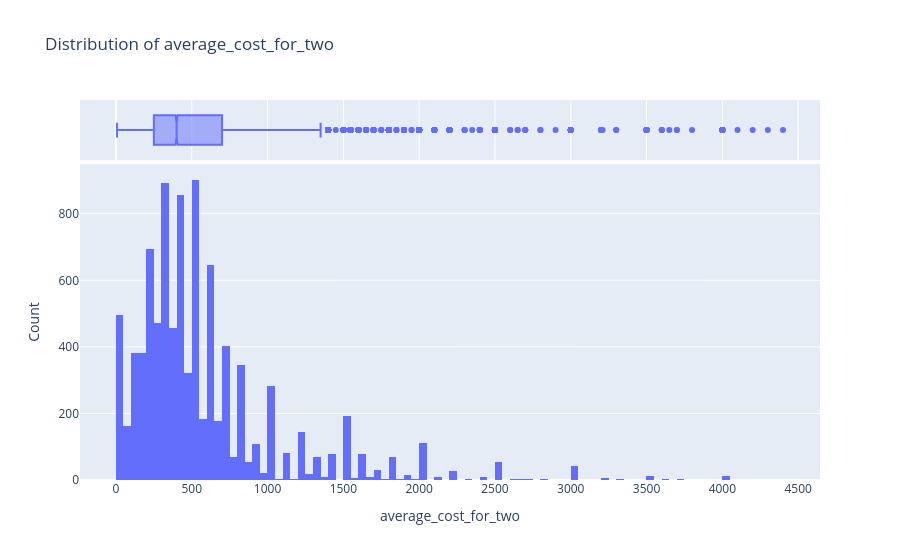
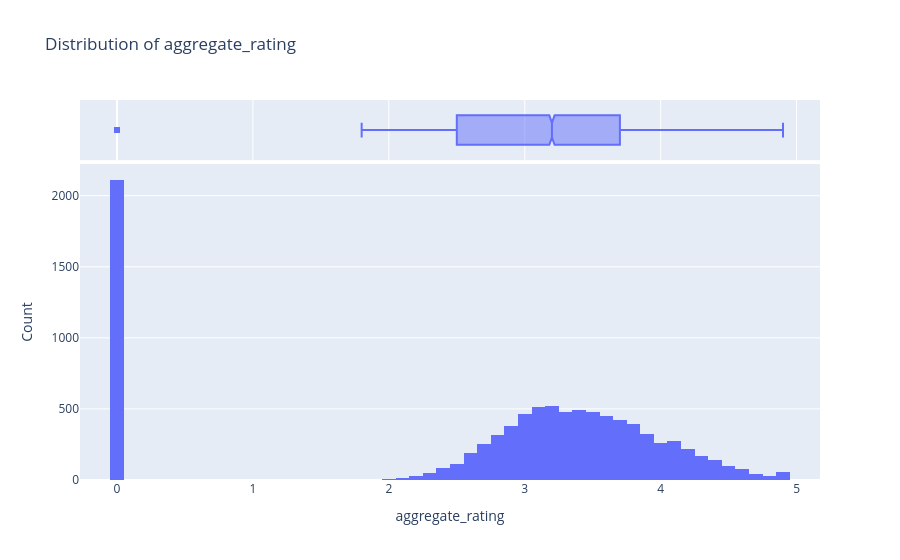
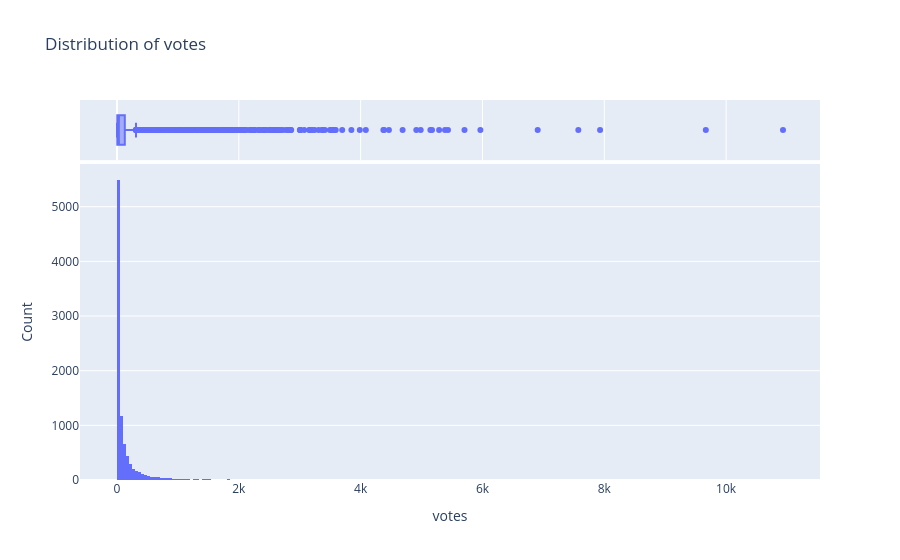

Source (notebook cell) for these figures, in order:
### Code cell
for col in num_cols:
    explore_num_col(df, col)

### Figure 1 — Plotly figure (JSON) as saved in the notebook; plotly's stock layout.template omitted (floating-point values rounded to 4 significant figures; data arrays with more than 128 entries replaced by an {"elided": "..."} marker saying what was removed)
{"data": [{"alignmentgroup": "True", "bingroup": "x", "hovertemplate": "average_cost_for_two=%{x}<br>count=%{y}<extra></extra>", "legendgroup": "", "marker": {"color": "#636efa", "pattern": {"shape": ""}}, "name": "", "offsetgroup": "", "orientation": "v", "showlegend": false, "type": "histogram", "x": {"elided": "9425 int values"}, "xaxis": "x", "yaxis": "y"}, {"alignmentgroup": "True", "hovertemplate": "average_cost_for_two=%{x}<extra></extra>", "legendgroup": "", "marker": {"color": "#636efa"}, "name": "", "notched": true, "offsetgroup": "", "showlegend": false, "type": "box", "x": {"elided": "9425 int values"}, "xaxis": "x2", "yaxis": "y2"}], "layout": {"barmode": "relative", "legend": {"tracegroupgap": 0}, "title": {"text": "Distribution of average_cost_for_two"}, "width": 900, "xaxis": {"anchor": "y", "domain": [0, 1], "title": {"text": "average_cost_for_two"}}, "xaxis2": {"anchor": "y2", "domain": [0, 1], "matches": "x", "showgrid": true, "showticklabels": false}, "yaxis": {"anchor": "x", "domain": [0, 0.8316], "title": {"text": "Count"}}, "yaxis2": {"anchor": "x2", "domain": [0.8416, 1], "matches": "y2", "showgrid": false, "showline": false, "showticklabels": false, "ticks": ""}}}

### Figure 2 — Plotly figure (JSON) as saved in the notebook; plotly's stock layout.template omitted (floating-point values rounded to 4 significant figures; data arrays with more than 128 entries replaced by an {"elided": "..."} marker saying what was removed)
{"data": [{"alignmentgroup": "True", "bingroup": "x", "hovertemplate": "aggregate_rating=%{x}<br>count=%{y}<extra></extra>", "legendgroup": "", "marker": {"color": "#636efa", "pattern": {"shape": ""}}, "name": "", "offsetgroup": "", "orientation": "v", "showlegend": false, "type": "histogram", "x": {"elided": "9425 float values"}, "xaxis": "x", "yaxis": "y"}, {"alignmentgroup": "True", "hovertemplate": "aggregate_rating=%{x}<extra></extra>", "legendgroup": "", "marker": {"color": "#636efa"}, "name": "", "notched": true, "offsetgroup": "", "showlegend": false, "type": "box", "x": {"elided": "9425 float values"}, "xaxis": "x2", "yaxis": "y2"}], "layout": {"barmode": "relative", "legend": {"tracegroupgap": 0}, "title": {"text": "Distribution of aggregate_rating"}, "width": 900, "xaxis": {"anchor": "y", "domain": [0, 1], "title": {"text": "aggregate_rating"}}, "xaxis2": {"anchor": "y2", "domain": [0, 1], "matches": "x", "showgrid": true, "showticklabels": false}, "yaxis": {"anchor": "x", "domain": [0, 0.8316], "title": {"text": "Count"}}, "yaxis2": {"anchor": "x2", "domain": [0.8416, 1], "matches": "y2", "showgrid": false, "showline": false, "showticklabels": false, "ticks": ""}}}

### Figure 3 — Plotly figure (JSON) as saved in the notebook; plotly's stock layout.template omitted (floating-point values rounded to 4 significant figures; data arrays with more than 128 entries replaced by an {"elided": "..."} marker saying what was removed)
{"data": [{"alignmentgroup": "True", "bingroup": "x", "hovertemplate": "votes=%{x}<br>count=%{y}<extra></extra>", "legendgroup": "", "marker": {"color": "#636efa", "pattern": {"shape": ""}}, "name": "", "offsetgroup": "", "orientation": "v", "showlegend": false, "type": "histogram", "x": {"elided": "9425 int values"}, "xaxis": "x", "yaxis": "y"}, {"alignmentgroup": "True", "hovertemplate": "votes=%{x}<extra></extra>", "legendgroup": "", "marker": {"color": "#636efa"}, "name": "", "notched": true, "offsetgroup": "", "showlegend": false, "type": "box", "x": {"elided": "9425 int values"}, "xaxis": "x2", "yaxis": "y2"}], "layout": {"barmode": "relative", "legend": {"tracegroupgap": 0}, "title": {"text": "Distribution of votes"}, "width": 900, "xaxis": {"anchor": "y", "domain": [0, 1], "title": {"text": "votes"}}, "xaxis2": {"anchor": "y2", "domain": [0, 1], "matches": "x", "showgrid": true, "showticklabels": false}, "yaxis": {"anchor": "x", "domain": [0, 0.8316], "title": {"text": "Count"}}, "yaxis2": {"anchor": "x2", "domain": [0.8416, 1], "matches": "y2", "showgrid": false, "showline": false, "showticklabels": false, "ticks": ""}}}
